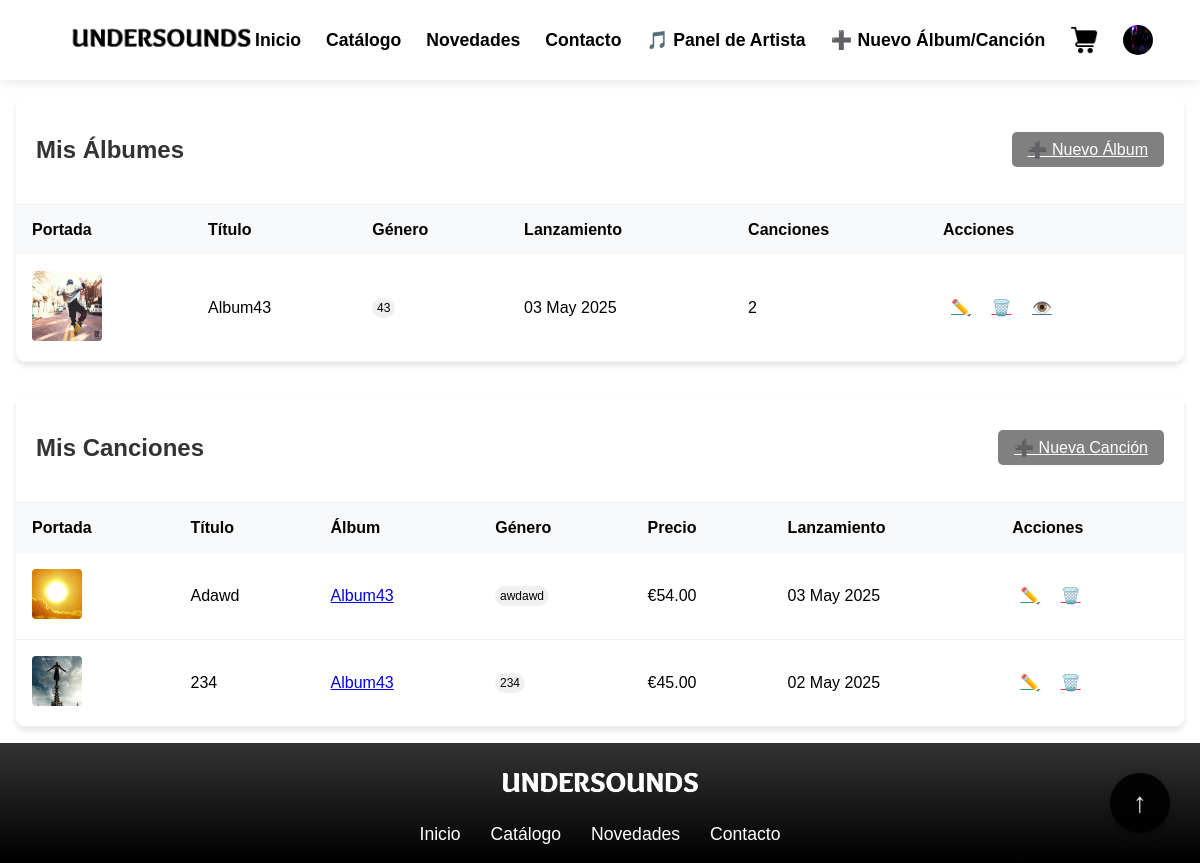
Page /music/artist/panel/ (signed in) on the earlier database version.
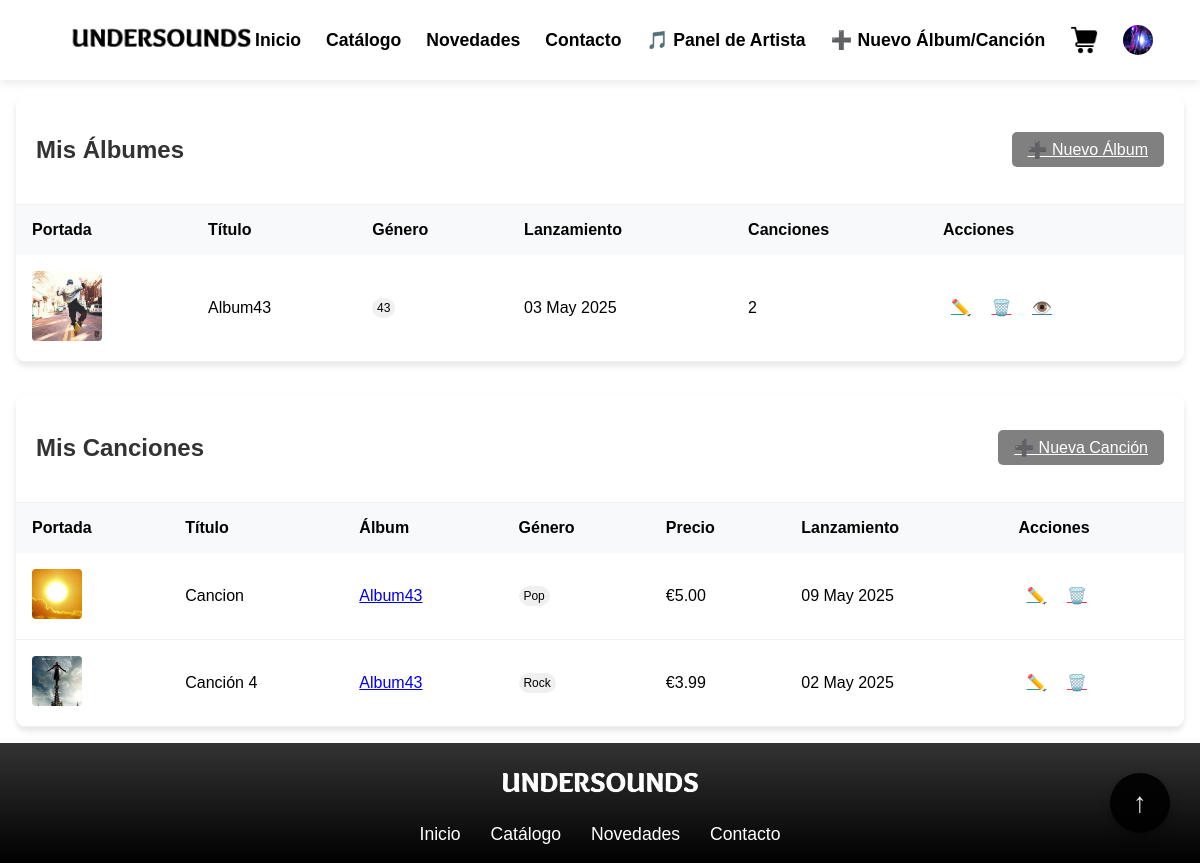
Same page on the later database version.
### model/music/music_models.py (models this page shows, shortened)
class Song(models.Model):
    title = models.CharField(max_length=255)
    artist_name = models.CharField(max_length=100)
    genre = models.CharField(max_length=50)
    price = models.DecimalField(max_digits=8, decimal_places=2)
    release_date = models.DateTimeField()
    song_cover = models.ImageField(upload_to='song_covers/', blank=True, null=True)
    song_file = models.FileField(upload_to='songs/', blank=True, null=True)  # <-- New field
    album_id = models.IntegerField(blank=True, null=True, verbose_name="ID del álbum")
    class Meta:
        app_label = 'music'  # ¡Esto es crucial!

### view/music/views.py (the view)
# urls.py: path('artist/panel/', login_required(views.artist_panel), name='artist_panel'),
@login_required
def artist_panel(request):
    if request.user.role != 'artist':
        return redirect('home')
    albums = Album.objects.filter(
        artist_name=request.user.artist_name
    ).annotate(
        song_count=Subquery(
            Song.objects.filter(album_id=OuterRef('id'))
            .values('album_id')
            .annotate(c=Count('*'))
            .values('c'),
            output_field=IntegerField()
        )
    ).order_by('-release_date')
    songs = Song.objects.filter(
        artist_name=request.user.artist_name
    ).order_by('-release_date')
    album_titles = {album.id: album.title for album in albums}
    return render(request, 'music/artist_panel.html', {
        'songs': songs,
        'albums': albums,
        'user': request.user
    })

### view/music/templates/music/artist_panel.html (shortened to what the changed rows need)
{% extends 'base.html' %}
{% load static %}
{% block extra_css %}
<link rel="stylesheet" href="{% static 'music/css/artist_panel.css' %}">
{% endblock %}
{% block content %}
<div class="dashboard-container">
    <div class="panel-card">
        <div class="card-header">
            <h2 class="card-title">Mis Álbumes</h2>
        </div>
        <div class="table-responsive">
            <table class="music-table">
                <thead>
                    <tr>
                        <th>Portada</th>
                        <th>Título</th>
                        <th>Género</th>
                        <th>Lanzamiento</th>
                        <th>Canciones</th>
                        <th>Acciones</th>
                    </tr>
                </thead>
            </table>
        </div>
    </div>
    <div class="panel-card">
        <div class="card-header">
            <h2 class="card-title">Mis Canciones</h2>
        </div>
        <div class="table-responsive">
            <table class="music-table">
                <thead>
                    <tr>
                        <th>Portada</th>
                        <th>Título</th>
                        <th>Álbum</th>
                        <th>Género</th>
                        <th>Precio</th>
                        <th>Lanzamiento</th>
                        <th>Acciones</th>
                    </tr>
                </thead>
                <tbody>
                    {% for song in songs %}
                    <tr>
                        <td>
                            <img src="{% if song.song_cover %}{{ song.song_cover.url }}{% else %}{% static 'images/default_song.jpg' %}{% endif %}"
                                 class="cover-img"
                                 alt="{{ song.title }}">
                        </td>
                        <td>{{ song.title }}</td>
                        <td>
                            {% if song.album_id %}
                              {% for alb in albums %}
                                {% if alb.id == song.album_id %}
                                    <a href="{% url 'album_detail' alb.id %}">
                                        {{ alb.title }}
                                    </a>
                                {% endif %}
                              {% endfor %}
                            {% else %}
                                Sin Álbum
                            {% endif %}
                        </td>
                        <td><span class="badge">{{ song.genre }}</span></td>
                        <td>€{{ song.price }}</td>
                        <td>{{ song.release_date|date:"d M Y" }}</td>
                        <td>
                            <a href="{% url 'edit_song' song.id %}" class="action-btn edit-btn" title="Editar">✏️</a>
                            <a href="{% url 'delete_song' song.id %}" class="action-btn delete-btn" title="Eliminar">🗑️</a>
                        </td>
                    </tr>
                    {% endfor %}
                </tbody>
            </table>
        </div>
    </div>
</div>
{% endblock %}

Differences in the rows shown:
changed Song: title "Adawd" → "Cancion"; genre "awdawd" → "Pop"; price "54.00" → "5.00"; release_date "03 May 2025" → "09 May 2025"
changed Song: title "234" → "Canción 4"; genre "234" → "Rock"; price "45.00" → "3.99"
